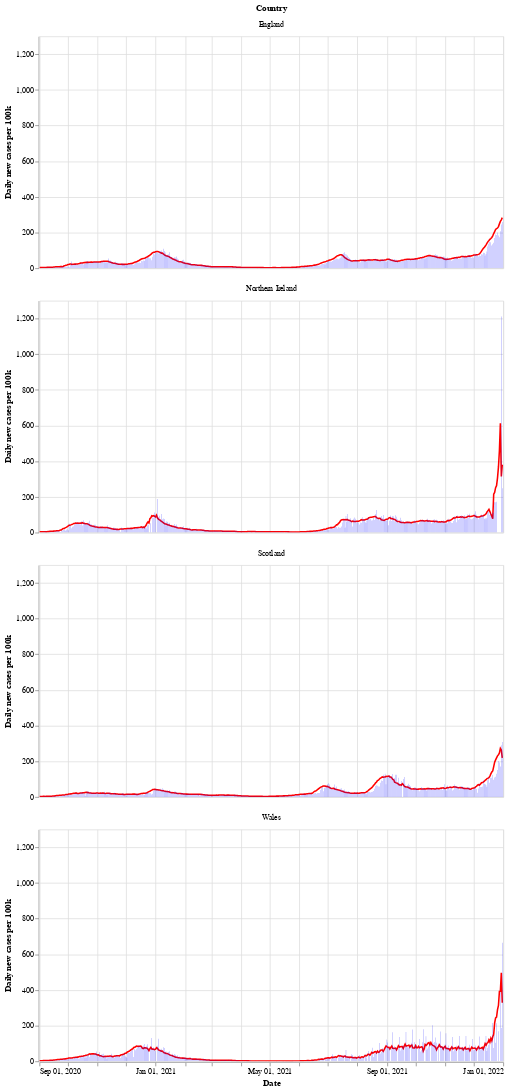

Notebook cell for this chart:
### Markdown cell above
Next is a bar chart of the number of new cases in each country (per 100k population), with the 7 day moving average of cases. Again we see that Wales saw a longer period of raising and falling cases compared to the other countries.

After a period of cases falling, each nation is now seeing a rise in the number of cases - especially in Wales.

### Code cell
# collapse
bars = alt.Chart(uk_cases).mark_bar().encode(
    x=alt.X("yearmonthdate(date):T", axis=alt.Axis(title='Date')),
    y=alt.Y("newCasesRate:Q", axis=alt.Axis(title='Daily new cases per 100k')),
    tooltip='newCasesRate',
    color=alt.condition(
        alt.datum.dailyChange > 0,
        alt.value("orange"),  # The positive color
        alt.value("blue")  # The negative color
    )
).properties(title='New cases per 100k population with rolling 7 day average', width=600).interactive()
line = alt.Chart(uk_cases).mark_line(
    color='red',
    size=2,
).transform_window(
    rolling_mean='mean(newCasesRate)',
    frame=[0, 7],
    groupby=['areaName']
).encode(
    x='yearmonthdate(date):T',
    y='rolling_mean:Q'
)
alt.layer(line, bars, data=uk_cases).facet(alt.Row('areaName', title='Country'), columns=1)

### Figure 1 — Vega-Lite specification as saved in the notebook (floating-point values rounded to 4 significant figures; data arrays with more than 128 entries replaced by an {"elided": "..."} marker saying what was removed)
{"config": {"view": {"continuousWidth": 400, "continuousHeight": 300}}, "data": {"name": "data-fe17890312f725cc1b6674ba656268d0"}, "facet": {"type": "nominal", "field": "areaName", "title": "Country"}, "spec": {"layer": [{"mark": {"type": "line", "color": "red", "size": 2}, "encoding": {"x": {"type": "temporal", "field": "date", "timeUnit": "yearmonthdate"}, "y": {"type": "quantitative", "field": "rolling_mean"}}, "transform": [{"window": [{"op": "mean", "field": "newCasesRate", "as": "rolling_mean"}], "frame": [0, 7], "groupby": ["areaName"]}]}, {"mark": "bar", "encoding": {"color": {"condition": {"value": "orange", "test": "(datum.dailyChange > 0)"}, "value": "blue"}, "tooltip": {"type": "quantitative", "field": "newCasesRate"}, "x": {"type": "temporal", "axis": {"title": "Date"}, "field": "date", "timeUnit": "yearmonthdate"}, "y": {"type": "quantitative", "axis": {"title": "Daily new cases per 100k"}, "field": "newCasesRate"}}, "selection": {"selector002": {"type": "interval", "bind": "scales", "encodings": ["x", "y"]}}, "title": "New cases per 100k population with rolling 7 day average", "width": 600}]}, "columns": 1, "$schema": "https://vega.github.io/schema/vega-lite/v4.8.1.json", "datasets": {"data-fe17890312f725cc1b6674ba656268d0": {"elided": "1948 records"}}}
